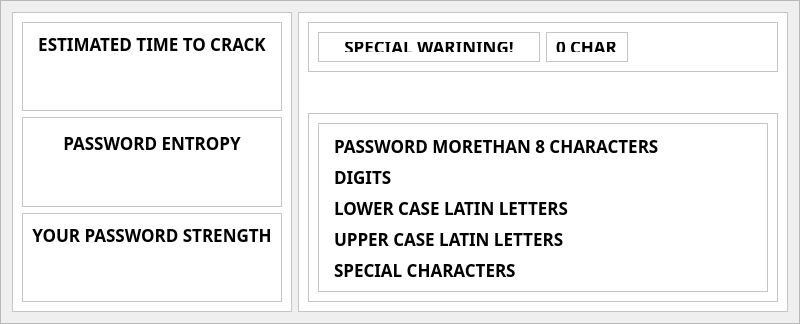
                       <widget class="QFrame" name="frame_3">
                        <property name="maximumSize">
                         <size>
                          <width>1050</width>
                          <height>700</height>
                         </size>
                        </property>
                        <property name="frameShape">
                         <enum>QFrame::StyledPanel</enum>
                        </property>
                        <property name="frameShadow">
                         <enum>QFrame::Raised</enum>
                        </property>
                        <layout class="QHBoxLayout" name="horizontalLayout_5">
                         <item alignment="Qt::AlignTop">
                          <widget class="QFrame" name="frame_6">
                           <property name="minimumSize">
                            <size>
                             <width>0</width>
                             <height>300</height>
                            </size>
                           </property>
                           <property name="maximumSize">
                            <size>
                             <width>500</width>
                             <height>700</height>
                            </size>
                           </property>
                           <property name="styleSheet">
                            <string notr="true">background-color: rgba(255,255,255,255);</string>
                           </property>
                           <property name="frameShape">
                            <enum>QFrame::StyledPanel</enum>
                           </property>
                           <property name="frameShadow">
                            <enum>QFrame::Raised</enum>
                           </property>
                           <layout class="QVBoxLayout" name="verticalLayout_16">
                            <item>
                             <widget class="QFrame" name="frame_37">
                              <property name="maximumSize">
                               <size>
                                <width>500</width>
                                <height>300</height>
                               </size>
                              </property>
                              <property name="frameShape">
                               <enum>QFrame::StyledPanel</enum>
                              </property>
                              <property name="frameShadow">
                               <enum>QFrame::Raised</enum>
                              </property>
                              <layout class="QVBoxLayout" name="verticalLayout_13">
                               <item alignment="Qt::AlignTop">
                                <widget class="QLabel" name="label_timeToCrack">
                                 <property name="maximumSize">
                                  <size>
                                   <width>500</width>
                                   <height>40</height>
                                  </size>
                                 </property>
                                 <property name="font">
                                  <font>
                                   <family>Bahnschrift SemiBold</family>
                                   <pointsize>13</pointsize>
                                   <weight>75</weight>
                                   <bold>true</bold>
                                  </font>
                                 </property>
                                 <property name="styleSheet">
                                  <string notr="true"/>
                                 </property>
                                 <property name="text">
                                  <string>ESTIMATED TIME TO CRACK</string>
                                 </property>
                                 <property name="alignment">
                                  <set>Qt::AlignCenter</set>
                                 </property>
                                </widget>
                               </item>
                               <item alignment="Qt::AlignVCenter">
                                <widget class="QLabel" name="label_outputTimeToCrack">
                                 <property name="maximumSize">
                                  <size>
                                   <width>500</width>
                                   <height>500</height>
                                  </size>
                                 </property>
                                 <property name="font">
                                  <font>
                                   <family>Bahnschrift SemiBold</family>
                                   <pointsize>18</pointsize>
                                   <weight>75</weight>
                                   <bold>true</bold>
                                  </font>
                                 </property>
                                 <property name="styleSheet">
                                  <string notr="true">color: rgba(0, 143, 255, 255);
</string>
                                 </property>
                                 <property name="text">
                                  <string/>
                                 </property>
                                 <property name="alignment">
                                  <set>Qt::AlignCenter</set>
                                 </property>
                                </widget>
                               </item>
                              </layout>
                             </widget>
                            </item>
                            <item>
                             <widget class="QFrame" name="frame_40">
                              <property name="maximumSize">
                               <size>
                                <width>500</width>
                                <height>300</height>
                               </size>
                              </property>
                              <property name="frameShape">
                               <enum>QFrame::StyledPanel</enum>
                              </property>
                              <property name="frameShadow">
                               <enum>QFrame::Raised</enum>
                              </property>
                              <layout class="QVBoxLayout" name="verticalLayout_14">
                               <item>
                                <widget class="QLabel" name="label_entropy">
                                 <property name="maximumSize">
                                  <size>
                                   <width>500</width>
                                   <height>40</height>
                                  </size>
                                 </property>
                                 <property name="font">
                                  <font>
                                   <family>Bahnschrift SemiBold</family>
                                   <pointsize>13</pointsize>
                                   <weight>75</weight>
                                   <bold>true</bold>
                                  </font>
                                 </property>
                                 <property name="text">
                                  <string>PASSWORD ENTROPY</string>
                                 </property>
                                 <property name="alignment">
                                  <set>Qt::AlignCenter</set>
                                 </property>
                                </widget>
                               </item>
                               <item>
                                <widget class="QLabel" name="label_outputEntropy">
                                 <property name="minimumSize">
                                  <size>
                                   <width>0</width>
                                   <height>0</height>
                                  </size>
                                 </property>
                                 <property name="maximumSize">
                                  <size>
                                   <width>500</width>
                                   <height>40</height>
                                  </size>
                                 </property>
                                 <property name="font">
                                  <font>
                                   <family>Bahnschrift SemiBold</family>
                                   <pointsize>18</pointsize>
                                   <weight>75</weight>
                                   <bold>true</bold>
                                  </font>
                                 </property>
                                 <property name="styleSheet">
                                  <string notr="true">color: rgba(0, 143, 255, 255);
</string>
                                 </property>
                                 <property name="text">
                                  <string/>
                                 </property>
                                 <property name="alignment">
                                  <set>Qt::AlignCenter</set>
                                 </property>
                                </widget>
                               </item>
                              </layout>
                             </widget>
                            </item>
                            <item>
                             <widget class="QFrame" name="frame_36">
                              <property name="maximumSize">
                               <size>
                                <width>500</width>
                                <height>300</height>
                               </size>
                              </property>
                              <property name="frameShape">
                               <enum>QFrame::StyledPanel</enum>
                              </property>
                              <property name="frameShadow">
                               <enum>QFrame::Raised</enum>
                              </property>
                              <layout class="QVBoxLayout" name="verticalLayout_12">
                               <item alignment="Qt::AlignTop">
                                <widget class="QLabel" name="label_pwdStrength">
                                 <property name="maximumSize">
                                  <size>
                                   <width>500</width>
                                   <height>40</height>
                                  </size>
                                 </property>
                                 <property name="font">
                                  <font>
                                   <family>Bahnschrift SemiBold</family>
                                   <pointsize>13</pointsize>
                                   <weight>75</weight>
                                   <bold>true</bold>
                                  </font>
                                 </property>
                                 <property name="styleSheet">
                                  <string notr="true"/>
                                 </property>
                                 <property name="text">
                                  <string>YOUR PASSWORD STRENGTH</string>
                                 </property>
                                 <property name="alignment">
                                  <set>Qt::AlignCenter</set>
                                 </property>
                                </widget>
                               </item>
                               <item alignment="Qt::AlignVCenter">
                                <widget class="QLabel" name="label_outputPasswordStrength">
                                 <property name="maximumSize">
                                  <size>
                                   <width>500</width>
                                   <height>200</height>
                                  </size>
                                 </property>
                                 <property name="font">
                                  <font>
                                   <family>Bahnschrift SemiBold</family>
                                   <pointsize>18</pointsize>
                                   <weight>75</weight>
                                   <bold>true</bold>
                                  </font>
                                 </property>
                                 <property name="styleSheet">
                                  <string notr="true">color: rgba(0, 143, 255, 255);
</string>
                                 </property>
                                 <property name="text">
                                  <string/>
                                 </property>
                                 <property name="alignment">
                                  <set>Qt::AlignCenter</set>
                                 </property>
                                </widget>
                               </item>
                              </layout>
                             </widget>
                            </item>
                           </layout>
                          </widget>
                         </item>
                         <item alignment="Qt::AlignTop">
                          <widget class="QFrame" name="frame_7">
                           <property name="minimumSize">
                            <size>
                             <width>0</width>
                             <height>300</height>
                            </size>
                           </property>
                           <property name="maximumSize">
                            <size>
                             <width>600</width>
                             <height>400</height>
                            </size>
                           </property>
                           <property name="styleSheet">
                            <string notr="true">background-color: rgba(255,255,255,255);</string>
                           </property>
                           <property name="frameShape">
                            <enum>QFrame::StyledPanel</enum>
                           </property>
                           <property name="frameShadow">
                            <enum>QFrame::Raised</enum>
                           </property>
                           <layout class="QVBoxLayout" name="verticalLayout_24">
                            <item alignment="Qt::AlignTop">
                             <widget class="QFrame" name="frame_head_length">
                              <property name="maximumSize">
                               <size>
                                <width>500</width>
                                <height>50</height>
                               </size>
                              </property>
                              <property name="frameShape">
                               <enum>QFrame::StyledPanel</enum>
                              </property>
                              <property name="frameShadow">
                               <enum>QFrame::Raised</enum>
                              </property>
                              <layout class="QHBoxLayout" name="horizontalLayout_42">
                               <item>
                                <widget class="QFrame" name="head_special">
                                 <property name="font">
                                  <font>
                                   <family>Bahnschrift</family>
                                  </font>
                                 </property>
                                 <property name="frameShape">
                                  <enum>QFrame::StyledPanel</enum>
                                 </property>
                                 <property name="frameShadow">
                                  <enum>QFrame::Raised</enum>
                                 </property>
                                 <layout class="QVBoxLayout" name="verticalLayout_59">
                                  <item alignment="Qt::AlignTop">
                                   <widget class="QLabel" name="label_specialWarning">
                                    <property name="maximumSize">
                                     <size>
                                      <width>500</width>
                                      <height>50</height>
                                     </size>
                                    </property>
                                    <property name="font">
                                     <font>
                                      <family>Bahnschrift SemiBold</family>
                                      <pointsize>13</pointsize>
                                      <weight>75</weight>
                                      <bold>true</bold>
                                      <kerning>true</kerning>
                                     </font>
                                    </property>
                                    <property name="styleSheet">
                                     <string notr="true"/>
                                    </property>
                                    <property name="text">
                                     <string>SPECIAL WARINING!</string>
                                    </property>
                                    <property name="alignment">
                                     <set>Qt::AlignCenter</set>
                                    </property>
                                   </widget>
                                  </item>
                                 </layout>
                                </widget>
                               </item>
                               <item alignment="Qt::AlignLeft">
                                <widget class="QFrame" name="length_count">
                                 <property name="maximumSize">
                                  <size>
                                   <width>500</width>
                                   <height>100</height>
                                  </size>
                                 </property>
                                 <property name="font">
                                  <font>
                                   <weight>75</weight>
                                   <bold>true</bold>
                                  </font>
                                 </property>
                                 <property name="frameShape">
                                  <enum>QFrame::StyledPanel</enum>
                                 </property>
                                 <property name="frameShadow">
                                  <enum>QFrame::Raised</enum>
                                 </property>
                                 <layout class="QVBoxLayout" name="verticalLayout_58">
                                  <item alignment="Qt::AlignHCenter|Qt::AlignVCenter">
                                   <widget class="QLabel" name="label_lengthOfPassword">
                                    <property name="maximumSize">
                                     <size>
                                      <width>300</width>
                                      <height>50</height>
                                     </size>
                                    </property>
                                    <property name="font">
                                     <font>
                                      <family>Bahnschrift SemiBold</family>
                                      <pointsize>13</pointsize>
                                      <weight>75</weight>
                                      <bold>true</bold>
                                     </font>
                                    </property>
                                    <property name="text">
                                     <string>0 CHAR</string>
                                    </property>
                                   </widget>
                                  </item>
                                 </layout>
                                </widget>
                               </item>
                              </layout>
                             </widget>
                            </item>
                            <item>
                             <widget class="QFrame" name="frame_39">
                              <property name="minimumSize">
                               <size>
                                <width>0</width>
                                <height>100</height>
                               </size>
                              </property>
                              <property name="maximumSize">
                               <size>
                                <width>600</width>
                                <height>700</height>
                               </size>
                              </property>
                              <property name="styleSheet">
                               <string notr="true">QCheckBox::indicator{
 	width: 0; height 0;
    border-radius: 10px;
}</string>
                              </property>
                              <property name="frameShape">
                               <enum>QFrame::StyledPanel</enum>
                              </property>
                              <property name="frameShadow">
                               <enum>QFrame::Raised</enum>
                              </property>
                              <layout class="QVBoxLayout" name="verticalLayout_15">
                               <item alignment="Qt::AlignTop">
                                <widget class="QFrame" name="checklist_password">
                                 <property name="minimumSize">
                                  <size>
                                   <width>0</width>
                                   <height>100</height>
                                  </size>
                                 </property>
                                 <property name="maximumSize">
                                  <size>
                                   <width>450</width>
                                   <height>700</height>
                                  </size>
                                 </property>
                                 <property name="font">
                                  <font>
                                   <weight>50</weight>
                                   <bold>false</bold>
                                  </font>
                                 </property>
                                 <property name="frameShape">
                                  <enum>QFrame::StyledPanel</enum>
                                 </property>
                                 <property name="frameShadow">
                                  <enum>QFrame::Raised</enum>
                                 </property>
                                 <layout class="QVBoxLayout" name="verticalLayout_56">
                                  <item>
                                   <widget class="QCheckBox" name="chk_length">
                                    <property name="font">
                                     <font>
                                      <family>Bahnschrift SemiBold</family>
                                      <pointsize>13</pointsize>
                                      <weight>75</weight>
                                      <bold>true</bold>
                                     </font>
                                    </property>
                                    <property name="text">
                                     <string>PASSWORD MORETHAN 8 CHARACTERS                        </string>
                                    </property>
                                    <property name="icon">
                                     <iconset resource="../resource.qrc">
                                      <normaloff>:/icons/icons/icon_no.png</normaloff>:/icons/icons/icon_no.png</iconset>
                                    </property>
                                    <property name="iconSize">
                                     <size>
                                      <width>30</width>
                                      <height>30</height>
                                     </size>
                                    </property>
                                   </widget>
                                  </item>
                                  <item>
                                   <widget class="QCheckBox" name="chk_digits">
                                    <property name="font">
                                     <font>
                                      <family>Bahnschrift SemiBold</family>
                                      <pointsize>13</pointsize>
                                      <weight>75</weight>
                                      <bold>true</bold>
                                     </font>
                                    </property>
                                    <property name="text">
                                     <string>DIGITS                                    </string>
                                    </property>
                                    <property name="icon">
                                     <iconset resource="../resource.qrc">
                                      <normaloff>:/icons/icons/icon_no.png</normaloff>:/icons/icons/icon_no.png</iconset>
                                    </property>
                                    <property name="iconSize">
                                     <size>
                                      <width>30</width>
                                      <height>30</height>
                                     </size>
                                    </property>
                                   </widget>
                                  </item>
                                  <item>
                                   <widget class="QCheckBox" name="chk_lower">
                                    <property name="font">
                                     <font>
                                      <family>Bahnschrift SemiBold</family>
                                      <pointsize>13</pointsize>
                                      <weight>75</weight>
                                      <bold>true</bold>
                                     </font>
                                    </property>
                                    <property name="text">
                                     <string>LOWER CASE LATIN LETTERS</string>
                                    </property>
                                    <property name="icon">
                                     <iconset resource="../resource.qrc">
                                      <normaloff>:/icons/icons/icon_no.png</normaloff>:/icons/icons/icon_no.png</iconset>
                                    </property>
                                    <property name="iconSize">
                                     <size>
                                      <width>30</width>
                                      <height>30</height>
                                     </size>
                                    </property>
                                   </widget>
                                  </item>
                                  <item>
                                   <widget class="QCheckBox" name="chk_upper">
                                    <property name="font">
                                     <font>
                                      <family>Bahnschrift SemiBold</family>
                                      <pointsize>13</pointsize>
                                      <weight>75</weight>
                                      <bold>true</bold>
                                     </font>
                                    </property>
                                    <property name="text">
                                     <string>UPPER CASE LATIN LETTERS</string>
                                    </property>
                                    <property name="icon">
                                     <iconset resource="../resource.qrc">
                                      <normaloff>:/icons/icons/icon_no.png</normaloff>:/icons/icons/icon_no.png</iconset>
                                    </property>
                                    <property name="iconSize">
                                     <size>
                                      <width>30</width>
                                      <height>30</height>
                                     </size>
                                    </property>
                                   </widget>
                                  </item>
                                  <item>
                                   <widget class="QCheckBox" name="chk_special">
                                    <property name="font">
                                     <font>
                                      <family>Bahnschrift SemiBold</family>
                                      <pointsize>13</pointsize>
                                      <weight>75</weight>
                                      <bold>true</bold>
                                     </font>
                                    </property>
                                    <property name="text">
                                     <string>SPECIAL CHARACTERS         </string>
                                    </property>
                                    <property name="icon">
                                     <iconset resource="../resource.qrc">
                                      <normaloff>:/icons/icons/icon_no.png</normaloff>:/icons/icons/icon_no.png</iconset>
                                    </property>
                                    <property name="iconSize">
                                     <size>
                                      <width>30</width>
                                      <height>30</height>
                                     </size>
                                    </property>
                                   </widget>
                                  </item>
                                 </layout>
                                </widget>
                               </item>
                              </layout>
                             </widget>
                            </item>
                           </layout>
                          </widget>
                         </item>
                        </layout>
                       </widget>
